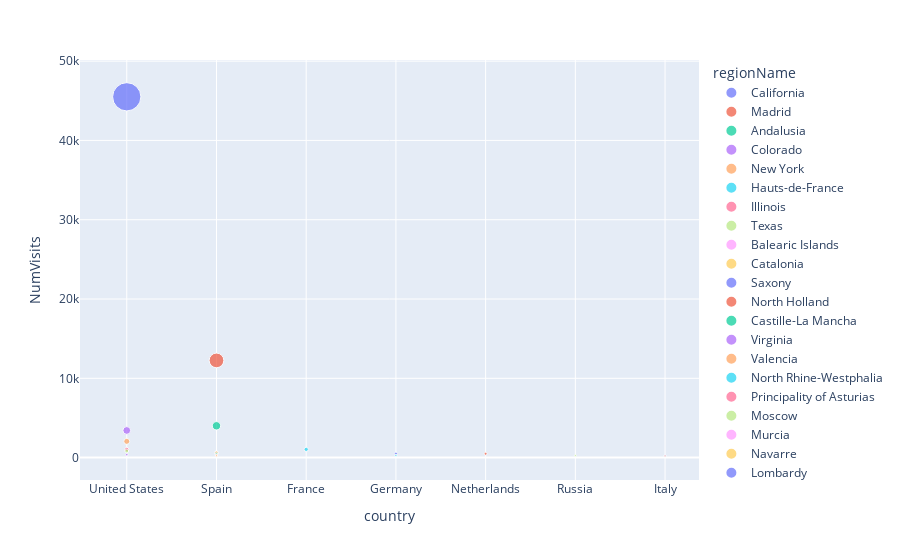

The notebook cell this image was saved under:
### Markdown cell above
##### 3.1.3 Gráfico 1: Número de Visitas por País y Región (numVisitas>200)

### Code cell
import plotly.express as px
fig= px.scatter(df_geo_NumVisits, x="country", y="NumVisits", animation_group="country",size="NumVisits", color="regionName", hover_name="country")
fig.show()
fig.write_html("Grafico1_Visitas_Country_Region.html")

### Figure 1 — Plotly figure (JSON) as saved in the notebook; plotly's stock layout.template omitted (floating-point values rounded to 4 significant figures)
{"data": [{"hovertemplate": "<b>%{hovertext}</b><br><br>regionName=California<br>country=%{x}<br>NumVisits=%{marker.size}<extra></extra>", "hovertext": ["United States", "United States", "United States", "United States"], "ids": ["United States", "United States", "United States", "United States"], "legendgroup": "California", "marker": {"color": "#636efa", "size": [45500, 626, 624, 587], "sizemode": "area", "sizeref": 113.8, "symbol": "circle"}, "mode": "markers", "name": "California", "orientation": "v", "showlegend": true, "type": "scatter", "x": ["United States", "United States", "United States", "United States"], "xaxis": "x", "y": [45500, 626, 624, 587], "yaxis": "y"}, {"hovertemplate": "<b>%{hovertext}</b><br><br>regionName=Madrid<br>country=%{x}<br>NumVisits=%{marker.size}<extra></extra>", "hovertext": ["Spain", "Spain", "Spain", "Spain", "Spain", "Spain", "Spain", "Spain", "Spain", "Spain", "Spain", "Spain", "Spain", "Spain"], "ids": ["Spain", "Spain", "Spain", "Spain", "Spain", "Spain", "Spain", "Spain", "Spain", "Spain", "Spain", "Spain", "Spain", "Spain"], "legendgroup": "Madrid", "marker": {"color": "#EF553B", "size": [12259, 2460, 1006, 928, 356, 343, 300, 260, 256, 240, 231, 226, 215, 214], "sizemode": "area", "sizeref": 113.8, "symbol": "circle"}, "mode": "markers", "name": "Madrid", "orientation": "v", "showlegend": true, "type": "scatter", "x": ["Spain", "Spain", "Spain", "Spain", "Spain", "Spain", "Spain", "Spain", "Spain", "Spain", "Spain", "Spain", "Spain", "Spain"], "xaxis": "x", "y": [12259, 2460, 1006, 928, 356, 343, 300, 260, 256, 240, 231, 226, 215, 214], "yaxis": "y"}, {"hovertemplate": "<b>%{hovertext}</b><br><br>regionName=Andalusia<br>country=%{x}<br>NumVisits=%{marker.size}<extra></extra>", "hovertext": ["Spain", "Spain", "Spain", "Spain", "Spain", "Spain", "Spain"], "ids": ["Spain", "Spain", "Spain", "Spain", "Spain", "Spain", "Spain"], "legendgroup": "Andalusia", "marker": {"color": "#00cc96", "size": [4014, 897, 483, 383, 263, 241, 216], "sizemode": "area", "sizeref": 113.8, "symbol": "circle"}, "mode": "markers", "name": "Andalusia", "orientation": "v", "showlegend": true, "type": "scatter", "x": ["Spain", "Spain", "Spain", "Spain", "Spain", "Spain", "Spain"], "xaxis": "x", "y": [4014, 897, 483, 383, 263, 241, 216], "yaxis": "y"}, {"hovertemplate": "<b>%{hovertext}</b><br><br>regionName=Colorado<br>country=%{x}<br>NumVisits=%{marker.size}<extra></extra>", "hovertext": ["United States"], "ids": ["United States"], "legendgroup": "Colorado", "marker": {"color": "#ab63fa", "size": [3426], "sizemode": "area", "sizeref": 113.8, "symbol": "circle"}, "mode": "markers", "name": "Colorado", "orientation": "v", "showlegend": true, "type": "scatter", "x": ["United States"], "xaxis": "x", "y": [3426], "yaxis": "y"}, {"hovertemplate": "<b>%{hovertext}</b><br><br>regionName=New York<br>country=%{x}<br>NumVisits=%{marker.size}<extra></extra>", "hovertext": ["United States"], "ids": ["United States"], "legendgroup": "New York", "marker": {"color": "#FFA15A", "size": [2049], "sizemode": "area", "sizeref": 113.8, "symbol": "circle"}, "mode": "markers", "name": "New York", "orientation": "v", "showlegend": true, "type": "scatter", "x": ["United States"], "xaxis": "x", "y": [2049], "yaxis": "y"}, {"hovertemplate": "<b>%{hovertext}</b><br><br>regionName=Hauts-de-France<br>country=%{x}<br>NumVisits=%{marker.size}<extra></extra>", "hovertext": ["France"], "ids": ["France"], "legendgroup": "Hauts-de-France", "marker": {"color": "#19d3f3", "size": [1044], "sizemode": "area", "sizeref": 113.8, "symbol": "circle"}, "mode": "markers", "name": "Hauts-de-France", "orientation": "v", "showlegend": true, "type": "scatter", "x": ["France"], "xaxis": "x", "y": [1044], "yaxis": "y"}, {"hovertemplate": "<b>%{hovertext}</b><br><br>regionName=Illinois<br>country=%{x}<br>NumVisits=%{marker.size}<extra></extra>", "hovertext": ["United States"], "ids": ["United States"], "legendgroup": "Illinois", "marker": {"color": "#FF6692", "size": [1038], "sizemode": "area", "sizeref": 113.8, "symbol": "circle"}, "mode": "markers", "name": "Illinois", "orientation": "v", "showlegend": true, "type": "scatter", "x": ["United States"], "xaxis": "x", "y": [1038], "yaxis": "y"}, {"hovertemplate": "<b>%{hovertext}</b><br><br>regionName=Texas<br>country=%{x}<br>NumVisits=%{marker.size}<extra></extra>", "hovertext": ["United States", "United States"], "ids": ["United States", "United States"], "legendgroup": "Texas", "marker": {"color": "#B6E880", "size": [836, 810], "sizemode": "area", "sizeref": 113.8, "symbol": "circle"}, "mode": "markers", "name": "Texas", "orientation": "v", "showlegend": true, "type": "scatter", "x": ["United States", "United States"], "xaxis": "x", "y": [836, 810], "yaxis": "y"}, {"hovertemplate": "<b>%{hovertext}</b><br><br>regionName=Balearic Islands<br>country=%{x}<br>NumVisits=%{marker.size}<extra></extra>", "hovertext": ["Spain", "Spain", "Spain", "Spain", "Spain", "Spain"], "ids": ["Spain", "Spain", "Spain", "Spain", "Spain", "Spain"], "legendgroup": "Balearic Islands", "marker": {"color": "#FF97FF", "size": [636, 321, 276, 227, 224, 213], "sizemode": "area", "sizeref": 113.8, "symbol": "circle"}, "mode": "markers", "name": "Balearic Islands", "orientation": "v", "showlegend": true, "type": "scatter", "x": ["Spain", "Spain", "Spain", "Spain", "Spain", "Spain"], "xaxis": "x", "y": [636, 321, 276, 227, 224, 213], "yaxis": "y"}, {"hovertemplate": "<b>%{hovertext}</b><br><br>regionName=Catalonia<br>country=%{x}<br>NumVisits=%{marker.size}<extra></extra>", "hovertext": ["Spain", "Spain", "Spain", "Spain", "Spain", "Spain", "Spain"], "ids": ["Spain", "Spain", "Spain", "Spain", "Spain", "Spain", "Spain"], "legendgroup": "Catalonia", "marker": {"color": "#FECB52", "size": [632, 378, 373, 316, 289, 205, 204], "sizemode": "area", "sizeref": 113.8, "symbol": "circle"}, "mode": "markers", "name": "Catalonia", "orientation": "v", "showlegend": true, "type": "scatter", "x": ["Spain", "Spain", "Spain", "Spain", "Spain", "Spain", "Spain"], "xaxis": "x", "y": [632, 378, 373, 316, 289, 205, 204], "yaxis": "y"}, {"hovertemplate": "<b>%{hovertext}</b><br><br>regionName=Saxony<br>country=%{x}<br>NumVisits=%{marker.size}<extra></extra>", "hovertext": ["Germany", "Germany", "Germany"], "ids": ["Germany", "Germany", "Germany"], "legendgroup": "Saxony", "marker": {"color": "#636efa", "size": [516, 249, 231], "sizemode": "area", "sizeref": 113.8, "symbol": "circle"}, "mode": "markers", "name": "Saxony", "orientation": "v", "showlegend": true, "type": "scatter", "x": ["Germany", "Germany", "Germany"], "xaxis": "x", "y": [516, 249, 231], "yaxis": "y"}, {"hovertemplate": "<b>%{hovertext}</b><br><br>regionName=North Holland<br>country=%{x}<br>NumVisits=%{marker.size}<extra></extra>", "hovertext": ["Netherlands", "Netherlands", "Netherlands", "Netherlands", "Netherlands", "Netherlands", "Netherlands", "Netherlands", "Netherlands", "Netherlands", "Netherlands"], "ids": ["Netherlands", "Netherlands", "Netherlands", "Netherlands", "Netherlands", "Netherlands", "Netherlands", "Netherlands", "Netherlands", "Netherlands", "Netherlands"], "legendgroup": "North Holland", "marker": {"color": "#EF553B", "size": [489, 487, 471, 459, 456, 452, 449, 447, 437, 425, 414], "sizemode": "area", "sizeref": 113.8, "symbol": "circle"}, "mode": "markers", "name": "North Holland", "orientation": "v", "showlegend": true, "type": "scatter", "x": ["Netherlands", "Netherlands", "Netherlands", "Netherlands", "Netherlands", "Netherlands", "Netherlands", "Netherlands", "Netherlands", "Netherlands", "Netherlands"], "xaxis": "x", "y": [489, 487, 471, 459, 456, 452, 449, 447, 437, 425, 414], "yaxis": "y"}, {"hovertemplate": "<b>%{hovertext}</b><br><br>regionName=Castille-La Mancha<br>country=%{x}<br>NumVisits=%{marker.size}<extra></extra>", "hovertext": ["Spain"], "ids": ["Spain"], "legendgroup": "Castille-La Mancha", "marker": {"color": "#00cc96", "size": [459], "sizemode": "area", "sizeref": 113.8, "symbol": "circle"}, "mode": "markers", "name": "Castille-La Mancha", "orientation": "v", "showlegend": true, "type": "scatter", "x": ["Spain"], "xaxis": "x", "y": [459], "yaxis": "y"}, {"hovertemplate": "<b>%{hovertext}</b><br><br>regionName=Virginia<br>country=%{x}<br>NumVisits=%{marker.size}<extra></extra>", "hovertext": ["United States", "United States", "United States"], "ids": ["United States", "United States", "United States"], "legendgroup": "Virginia", "marker": {"color": "#ab63fa", "size": [374, 335, 313], "sizemode": "area", "sizeref": 113.8, "symbol": "circle"}, "mode": "markers", "name": "Virginia", "orientation": "v", "showlegend": true, "type": "scatter", "x": ["United States", "United States", "United States"], "xaxis": "x", "y": [374, 335, 313], "yaxis": "y"}, {"hovertemplate": "<b>%{hovertext}</b><br><br>regionName=Valencia<br>country=%{x}<br>NumVisits=%{marker.size}<extra></extra>", "hovertext": ["Spain", "Spain", "Spain"], "ids": ["Spain", "Spain", "Spain"], "legendgroup": "Valencia", "marker": {"color": "#FFA15A", "size": [344, 287, 264], "sizemode": "area", "sizeref": 113.8, "symbol": "circle"}, "mode": "markers", "name": "Valencia", "orientation": "v", "showlegend": true, "type": "scatter", "x": ["Spain", "Spain", "Spain"], "xaxis": "x", "y": [344, 287, 264], "yaxis": "y"}, {"hovertemplate": "<b>%{hovertext}</b><br><br>regionName=North Rhine-Westphalia<br>country=%{x}<br>NumVisits=%{marker.size}<extra></extra>", "hovertext": ["Germany"], "ids": ["Germany"], "legendgroup": "North Rhine-Westphalia", "marker": {"color": "#19d3f3", "size": [279], "sizemode": "area", "sizeref": 113.8, "symbol": "circle"}, "mode": "markers", "name": "North Rhine-Westphalia", "orientation": "v", "showlegend": true, "type": "scatter", "x": ["Germany"], "xaxis": "x", "y": [279], "yaxis": "y"}, {"hovertemplate": "<b>%{hovertext}</b><br><br>regionName=Principality of Asturias<br>country=%{x}<br>NumVisits=%{marker.size}<extra></extra>", "hovertext": ["Spain", "Spain"], "ids": ["Spain", "Spain"], "legendgroup": "Principality of Asturias", "marker": {"color": "#FF6692", "size": [272, 217], "sizemode": "area", "sizeref": 113.8, "symbol": "circle"}, "mode": "markers", "name": "Principality of Asturias", "orientation": "v", "showlegend": true, "type": "scatter", "x": ["Spain", "Spain"], "xaxis": "x", "y": [272, 217], "yaxis": "y"}, {"hovertemplate": "<b>%{hovertext}</b><br><br>regionName=Moscow<br>country=%{x}<br>NumVisits=%{marker.size}<extra></extra>", "hovertext": ["Russia"], "ids": ["Russia"], "legendgroup": "Moscow", "marker": {"color": "#B6E880", "size": [249], "sizemode": "area", "sizeref": 113.8, "symbol": "circle"}, "mode": "markers", "name": "Moscow", "orientation": "v", "showlegend": true, "type": "scatter", "x": ["Russia"], "xaxis": "x", "y": [249], "yaxis": "y"}, {"hovertemplate": "<b>%{hovertext}</b><br><br>regionName=Murcia<br>country=%{x}<br>NumVisits=%{marker.size}<extra></extra>", "hovertext": ["Spain"], "ids": ["Spain"], "legendgroup": "Murcia", "marker": {"color": "#FF97FF", "size": [230], "sizemode": "area", "sizeref": 113.8, "symbol": "circle"}, "mode": "markers", "name": "Murcia", "orientation": "v", "showlegend": true, "type": "scatter", "x": ["Spain"], "xaxis": "x", "y": [230], "yaxis": "y"}, {"hovertemplate": "<b>%{hovertext}</b><br><br>regionName=Navarre<br>country=%{x}<br>NumVisits=%{marker.size}<extra></extra>", "hovertext": ["Spain"], "ids": ["Spain"], "legendgroup": "Navarre", "marker": {"color": "#FECB52", "size": [229], "sizemode": "area", "sizeref": 113.8, "symbol": "circle"}, "mode": "markers", "name": "Navarre", "orientation": "v", "showlegend": true, "type": "scatter", "x": ["Spain"], "xaxis": "x", "y": [229], "yaxis": "y"}, {"hovertemplate": "<b>%{hovertext}</b><br><br>regionName=Lombardy<br>country=%{x}<br>NumVisits=%{marker.size}<extra></extra>", "hovertext": ["Italy"], "ids": ["Italy"], "legendgroup": "Lombardy", "marker": {"color": "#636efa", "size": [229], "sizemode": "area", "sizeref": 113.8, "symbol": "circle"}, "mode": "markers", "name": "Lombardy", "orientation": "v", "showlegend": true, "type": "scatter", "x": ["Italy"], "xaxis": "x", "y": [229], "yaxis": "y"}, {"hovertemplate": "<b>%{hovertext}</b><br><br>regionName=Lazio<br>country=%{x}<br>NumVisits=%{marker.size}<extra></extra>", "hovertext": ["Italy"], "ids": ["Italy"], "legendgroup": "Lazio", "marker": {"color": "#EF553B", "size": [217], "sizemode": "area", "sizeref": 113.8, "symbol": "circle"}, "mode": "markers", "name": "Lazio", "orientation": "v", "showlegend": true, "type": "scatter", "x": ["Italy"], "xaxis": "x", "y": [217], "yaxis": "y"}], "layout": {"autosize": true, "legend": {"itemsizing": "constant", "title": {"text": "regionName"}, "tracegroupgap": 0}, "margin": {"t": 60}, "xaxis": {"anchor": "y", "autorange": true, "domain": [0, 1], "range": [-0.4822, 6.369], "title": {"text": "country"}, "type": "category"}, "yaxis": {"anchor": "x", "autorange": true, "domain": [0, 1], "range": [-3335.0, 52280.0], "title": {"text": "NumVisits"}, "type": "linear"}}}
